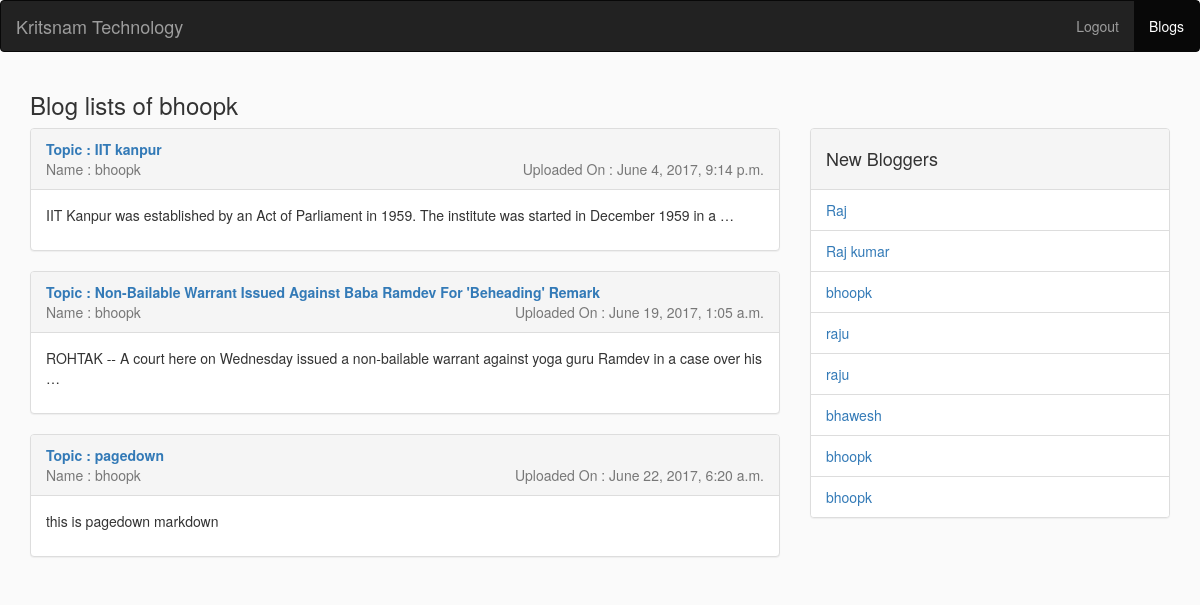
The page /bloggers/bhoopk/ on the database as committed earlier.
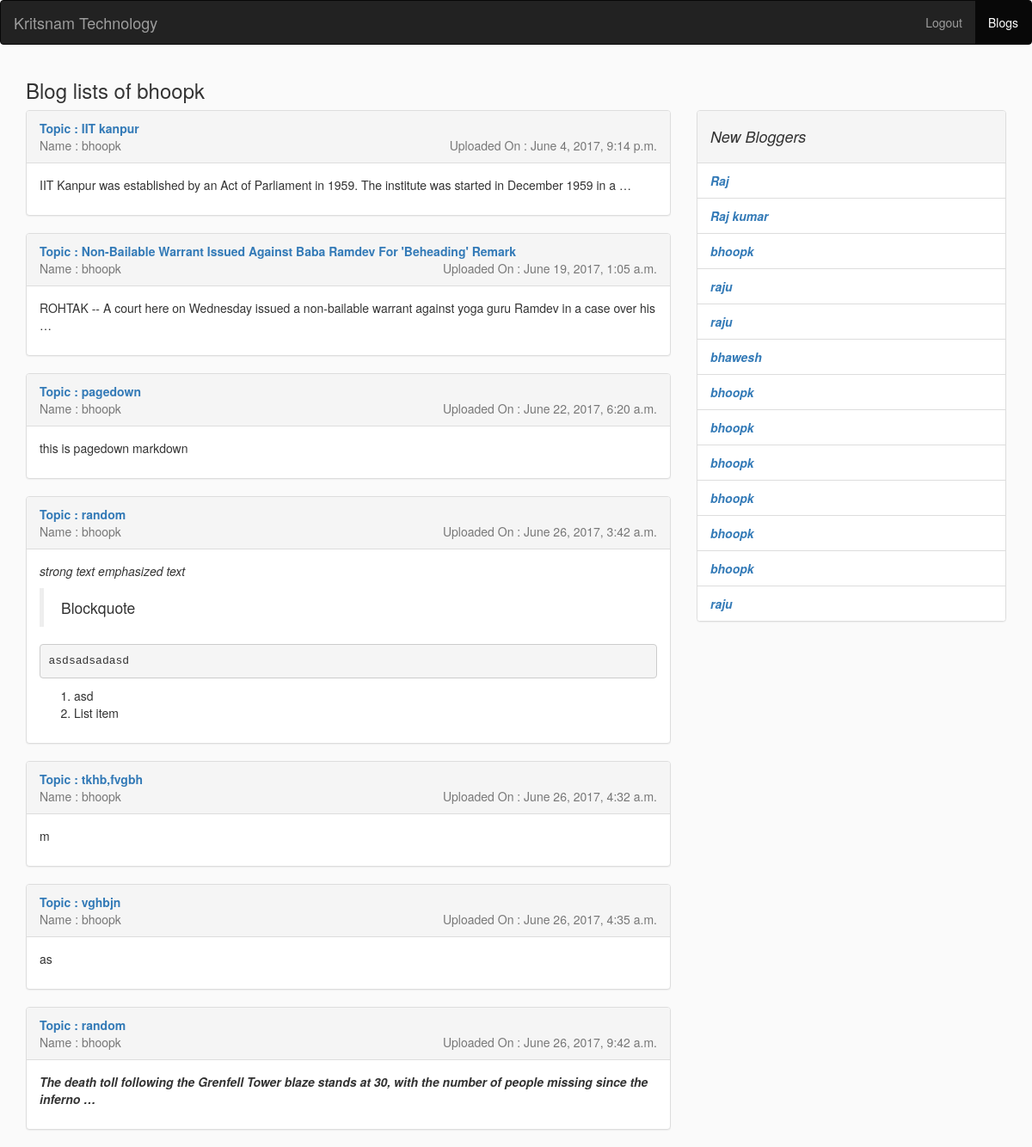
The same page on the database as committed later.
### blogs/models.py (models this page shows, shortened)
class Blogs(models.Model):
	name = models.CharField(max_length=20)
	topic = models.CharField(max_length=100)
	content = models.TextField()
	uploadtime = models.DateTimeField(default="nothing")
	tags = TaggableManager()

### blogs/views.py (the view)
# urls.py: url(r'^bloggers/(?P<name>.+)/$',views.bloggers,name='bloggers'),
def bloggers(request,name):
		all_blogs = Blogs.objects.filter(name=name);
		bloglist = Blogs.objects.all();
		return render(request,'blogs/bloggers.html',{'bloglist':bloglist,'blogs':all_blogs,'blogger':name})

### blogs/templates/blogs/bloggers.html (shortened to what this page needs)
{% load staticfiles %}
{% load markdown_deux_tags %}
{% load taggit_templatetags2_tags %}
<link rel="stylesheet" href="https://maxcdn.bootstrapcdn.com/bootstrap/3.3.7/css/bootstrap.min.css">
<link rel="stylesheet" type="text/css" href="{% static 'blogs/stylesheet/style.css' %}">
<nav class="navbar navbar-inverse">
  <div class="container-fluid">
    <div class="navbar-header">
      <a class="navbar-brand" href="/">Kritsnam Technology</a>
    </div>
    <ul class="nav navbar-nav navbar-right">
      <li class=""><a href="/logout">Logout</a></li>
      <li class="active"><a href="/blogs">Blogs</a></li>
    </ul>
  </div>
</nav>
<div class="container">
    <div class="row">
        <div class="col-sm-12">
        <h3>Blog lists of {{blogger}}</h3>
        </div>
    </div>
    <div class="row">
        <div class="col-md-8">
        {% if blogs  %}
            {% for blog in blogs %}
                <div class="panel panel-default">
                    <div class="panel-heading">
                        <strong><a href="/blogs/{{blog.topic}}">Topic : {{blog.topic}}</a></strong><br>
                        <span class="text-muted">Name : {{blog.name}}</</span>
                        <span style="float: right;" class="text-muted">Uploaded On : {{blog.uploadtime}}</</span>
                    </div>
                    <div class="panel-body">
                        {{ blog.content| markdown |truncatewords:20 }}
                    </div>
                </div>
            {% endfor %}
        {% else %}
            <div class="alert alert-success">
              <strong>No blogs uploaded by {{blogger}} .......</strong>
            </div>
        {% endif %}
        </div>
        <div class="col-md-4">
            <div class="panel panel-default">
                <div class="panel-heading">
                    <h4>New Bloggers</h4>
                </div>
                <ul class="list-group">
                {% for blogger in bloglist %}
                    <li class="list-group-item"><a href="/bloggers/{{blogger.name}}">{{blogger.name}}</a></li>
                {% endfor %}
                </ul>
            </div>
        </div>
    </div>
</div>

Rows that differ between the two databases and show on the page:
added Blogs: topic "random", name "bhoopk", uploadtime "June 26, 2017, 3:42 a.m.", content "strong text emphasized text Blockquote asdsadsadasd asd List item"
added Blogs: topic "tkhb,fvgbh", name "bhoopk", uploadtime "June 26, 2017, 4:32 a.m.", content "m"
added Blogs: topic "vghbjn", name "bhoopk", uploadtime "June 26, 2017, 4:35 a.m.", content "as"
added Blogs: topic "random", name "bhoopk", uploadtime "June 26, 2017, 9:42 a.m.", content "The death toll following the Grenfell Tower blaze stands at 30, with the number of people missing since the inferno …"
added Blogs: name "raju", shown under "New Bloggers"
